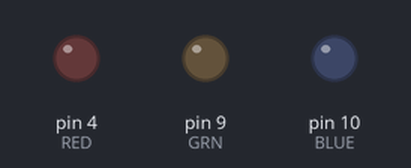
Recording of a sketch running on a simulated Arduino Uno, built with avr-gcc and run on an emulated ATmega328P. Parts: output pins drawn as LEDs (lit = HIGH).

Above: at 0.1 s.
At 27.3 s:
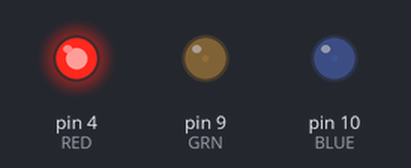
Timing chart, 0 to 29.8 s (numbered marks = the images above):
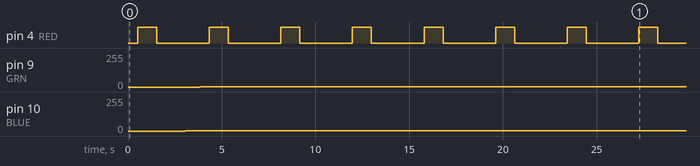

The sketch:

ChangeAntennaColors.ino
```cpp
int timer = 0;
const int RED = 4;
const int BLUE = 10;
const int GRN = 9;

void setup()
{
  pinMode (RED, OUTPUT);
  pinMode (GRN, OUTPUT);
  pinMode (BLUE, OUTPUT);
}

void loop()
{
  timer = 0;
  while (timer < 254)
  {
    analogWrite(RED, timer);
    timer++;
    delay (4);
  }
  for (int i = 0; i < 254; i++)
  {
    analogWrite(RED, timer - i);
    analogWrite(BLUE, i);
    delay (4);
  }
  timer = 0;
  do
  {
   analogWrite(BLUE, 254 - timer);
   analogWrite(GRN, timer);
   timer++;
   delay(4);
  }while (timer < 253);
  while (timer > 0)
  {
    analogWrite(GRN, timer);
    timer--;
    delay(3);
  }
}
```

Measured:
- by itself, pin 4 (RED): alternates HIGH for 1.0 s and LOW for 2.8 s
- by itself, pin 9 (GRN): 0/255 → 1/255 at 3.8 s
- by itself, pin 10 (BLUE): 0/255 → 2/255 at 3.1 s
